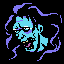

A level layout from a 2D game, rendered from its tile map. Below: a short description, then the map file with its tile-grid data intact:
An orthogonal 8x8 tile map with 8x8 px tiles, 1 tile layer (namtbl).

<map version="1.5" tiledversion="1.5.0" orientation="orthogonal" renderorder="right-down" width="8" height="8" tilewidth="8" tileheight="8" infinite="0" nextlayerid="2" nextobjectid="1">
 <tileset firstgid="1" name="charset" tilewidth="8" tileheight="8" tilecount="256" columns="8">
  <image source="charset@6800.namtbl@7700.png" width="64" height="256" />
 </tileset>
 <layer id="1" name="namtbl" width="8" height="8">
  <data encoding="csv">
129,145,146,147,148,129,129,129,
129,149,150,151,152,153,154,155,
156,157,158,159,160,129,129,161,
162,163,164,165,166,167,168,169,
170,171,172,173,174,175,176,179,
180,181,182,183,184,185,186,187,
129,188,189,190,191,192,193,194,
129,195,129,129,196,197,129,129
</data>
 </layer>
</map>
